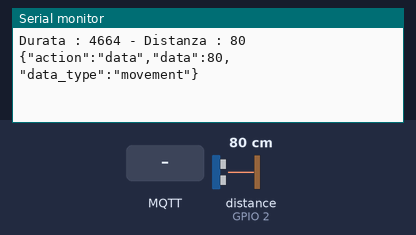
Recording of a sketch running on a simulated ESP8266 (NodeMCU). Parts: the last lines printed to the serial monitor. Wiring (inferred from the names in the program): ultrasonic range finder: trigger GPIO 0; echo GPIO 2. The test bench sets the inputs (shaded band); at power-on: distance to the obstacle (sensor on GPIO 2) 80 cm. The echo pulse lasts 58.3 µs per cm; WiFi joins after 1.5 s; servers stay silent unless stated; no MQTT or app messages arrive unless stated.

Above: at 2.8 s.
2.9 s: MQTT message "1" arrives on the first subscribed topic
At 4.1 s:
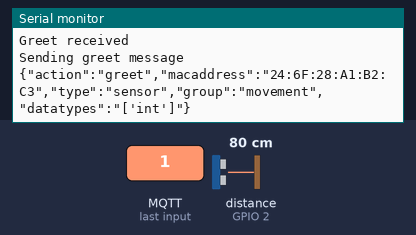
4.4 s: distance to the obstacle (sensor on GPIO 2) set to 2 cm
At 5.1 s:
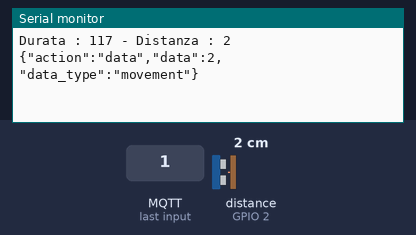
5.9 s: distance to the obstacle (sensor on GPIO 2) set to 35 cm
At 7.1 s:
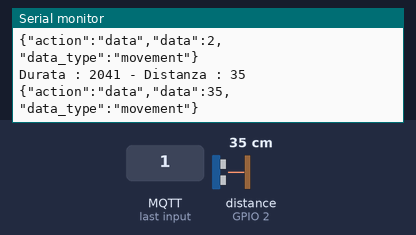

Measured:
- after the input at 2.9 s, the serial monitor: prints a new line at once (image 1)
- after the input at 4.4 s, the serial monitor: prints a new line after 0.05 s (image 2)
- after the input at 5.9 s, the serial monitor: prints a new line at once (image 3)

The sketch:

sensor.ino
```cpp
/**
 * Moody by Antima.in
 *
 * Example of sketch for a Sensor Node based on the HC-SR04
 * controlled by an ESP-8266 using the MoodyMQTT.h library.
 *
 */

#include <MoodyMQTT.h>

#define WIFI         ""
#define PASSW        ""
#define BROKERADDR   ""

#define TYPE         "sensor"
#define GROUP        "movement"
#define DATATYPES    "['int']"

#define REFRESH      30000 //30 sec
#define EQUAL_THRESH 20

const int trigger = 0;
const int echo = 2;
const int room = 1;
int lastRefresh = 0;

long durata, distanza, lastdistanza;

NodeData nodeInfo = {TYPE, GROUP, DATATYPES};
MoodySensor sensor(&nodeInfo, room);

bool almostEquals(long x, long y) {
  return abs(x-y) < EQUAL_THRESH;
}

void setup() {
  Serial.begin(9600);
  sensor.begin(WIFI, PASSW, BROKERADDR);

  //settiamo il funzionamento dei pin
  pinMode(trigger, OUTPUT);
  pinMode(echo, INPUT);

  //metto a LOW l'ingresso del PIN echo e del PIN trigger
  digitalWrite(echo, LOW);
  digitalWrite(trigger, LOW);

  //inizializzo le variabili
  durata = 0;
  distanza = 0;
  lastdistanza = 0;
}

void loop() {
  digitalWrite(trigger, HIGH);
  delayMicroseconds(10);
  digitalWrite(trigger, LOW);

  durata = pulseIn(echo, HIGH);
  distanza = durata / 29 / 2;


  if(!almostEquals(distanza, lastdistanza)){
    Serial.print("Durata : ");
    Serial.print(durata);
    Serial.print(" - Distanza : ");
    Serial.println(distanza);
    sensor.send(distanza);
    lastdistanza = distanza;
  }
  sensor.loop();
  delay(50);
}
```

MoodyActuator.cpp
```cpp
#include "MoodyMQTT.h"

MoodyActuator::MoodyActuator(NodeData *dataInfo, int room) : MoodyNode(dataInfo, room){}

void MoodyActuator::callback(char *topic, byte *payload, unsigned int length)
{
    //payload in json format, to put in this->data and then burn to eeprom
    //if it gets updated
    //DynamicJsonDocument j_payload(80);
    //deserializeJson(j_payload, String(payload));


    //this->client.unsubscribe(GREET_SUB_TOPIC);
    //this->client.setCallback(callback);
    //this->client.subscribe(ACTUATOR_TOPIC);

}
```

MoodyMQTT.h
```cpp
#ifndef MoodyMQTT_h
#define MoodyMQTT_h

#define MQTT_MAX_PACKET_SIZE 256
#define MQTT_KEEPALIVE       60
#define MQTT_SOCKET_TIMEOUT  60


#include <ESP8266WiFi.h>
#include <PubSubClient.h>
#include <ArduinoJson.h>


#define MAX_NUM_SCENARIOS 15
#define MQTT_PORT         1883
#define GREET_PUB_TOPIC   "moody/gateway/greeting/"
#define GREET_SUB_TOPIC   "moody/node/greeting"
#define ACTUATOR_TOPIC    "moody/node/data/"
#define SENSOR_TOPIC      "moody/gateway/data/"
#define SENSOR            0
#define ACTUATOR          1

// Helper structs for data keeping


struct nodedata {
    const char* type;
    const char* group;
    const char* datatypes;
};

template <typename T>
struct data
{
    uint8_t n_scenario;
    T actTable[MAX_NUM_SCENARIOS];
};

template <typename T>
using ActuatorData = data<T>;
using NodeData = nodedata;


// Classes definitions from here on
void callback(char* topic, uint8_t* payload, unsigned int length);

class MoodyNode
{
    protected:
        MoodyNode(NodeData *data, int room);
        static MoodyNode*  instance;
        WiFiClient         wifiClient;
        PubSubClient       client;
        NodeData*          nodeInfo;
        char               greetMessage[256];
        bool               started;
        int                room;

    public:
        static MoodyNode*  getInstance();
        void               begin(const char* ssid, const char* pass, const char* brokeraddr);
        void               greet();
        void               loop();
};

class MoodySensor : public MoodyNode
{
    protected:
        MoodySensor* init(NodeData* data, int room);
    public:
        MoodySensor(NodeData *data, int room);
        void send(int payload);
};

class MoodyActuator : public MoodyNode
{
    protected:
        void callback(char *topic, byte *payload, unsigned int length);
    public:
        MoodyActuator(NodeData *data, int room);
};

void moodyCallback(char *topic, byte *payload, unsigned int length);


#endif
```

MoodyNode.cpp
```cpp
#include "MoodyMQTT.h"

MoodyNode* MoodyNode::instance;

MoodyNode::MoodyNode(NodeData *data, int room)
{
    this->wifiClient = WiFiClient();
    this->nodeInfo = data;
    this->started = false;
    this->room = room;

    StaticJsonDocument<100> json_p;
    json_p["action"] = "greet";
    json_p["macaddress"] = WiFi.macAddress();
    json_p["type"] = this->nodeInfo->type;
    json_p["group"] = this->nodeInfo->group;
    json_p["datatypes"] = this->nodeInfo->datatypes;

    serializeJson(json_p, this->greetMessage);
    MoodyNode::instance = this;
}

MoodyNode* MoodyNode::getInstance() {
    return MoodyNode::instance;
}

void MoodyNode::greet()
{
    this->client.publish((String(GREET_PUB_TOPIC) + this->room).c_str(), this->greetMessage);
    Serial.println("Sending greet message");
    Serial.println(this->greetMessage);
}

void callback(char* topic, uint8_t* payload, unsigned int length)
{
    Serial.println("Sub callback called");

    Serial.println("Msg arrived with topic: "+String(topic));
    if(String(topic).equals(GREET_SUB_TOPIC))
    {
        Serial.println("Greet received");
    }
    MoodyNode::getInstance()->greet();
}

void MoodyNode::begin(const char *ssid, const char *pass, const char *brokeraddr)
{
    if(this->started){
        return;
    }

    WiFi.begin(ssid, pass);
    Serial.println("Trying to connect to "+String(ssid));
    while (WiFi.status() != WL_CONNECTED)
    {
        delay(500);
        Serial.print(".");
    }
    Serial.println("Connected with IP address: "+WiFi.localIP().toString());

    this->client = PubSubClient(brokeraddr, MQTT_PORT, callback, this->wifiClient);

    while (!this->client.connected())
    {
        Serial.print("Trying to connect to the broker @"+String(brokeraddr));
        String clientId = "MoodyNode-";
        clientId += (WiFi.macAddress()).substring(0, 6);
        if (this->client.connect(clientId.c_str()))
        {
            Serial.println("Connected!");
        }
        else
        {
            Serial.print("Connection failed, rc=");
            Serial.print(this->client.state());
            Serial.println(" trying again in 5 seconds.");
            delay(5000);
        }
    }
    this->client.subscribe(GREET_SUB_TOPIC);
    this->started = true;
    this->greet();
    this->client.loop();
}


void MoodyNode::loop()
{
    this->client.loop();
}
```

MoodySensor.cpp
```cpp
#include "MoodyMQTT.h"

#define NODE_TYPE "sensor"

MoodySensor::MoodySensor(NodeData *data, int room) : MoodyNode(data, room) {};

void MoodySensor::send(int payload)
{
    if(!this->started){
        Serial.println("An error occurred, you must call begin before calling send!");
        return;
    }

    DynamicJsonDocument json_p(256);
    json_p["action"] = "data";
    json_p["data"] = payload;
    json_p["data_type"] = this->nodeInfo->group;

    char data[256];
    serializeJson(json_p, data);
    if(!this->client.publish((String(SENSOR_TOPIC) + this->room).c_str(), data)) {
        Serial.println("There's some problem with the publishing.");
    }
    Serial.println(data);
}
```
